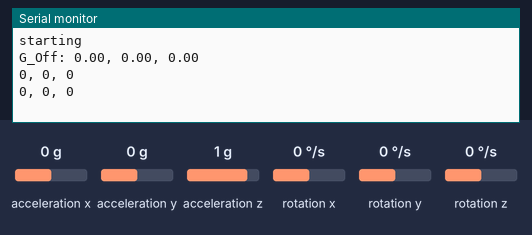
Bench run of a sketch on a simulated Arduino Uno, built with avr-gcc and run on an emulated ATmega328P. On the bench: the last lines printed to the serial monitor. Wiring (inferred from the names in the program): MPU-9250 motion sensor at I2C address 0x68. The inputs (shaded band) are chosen by the test bench; at power-on: rotation x 0 °/s, rotation y 0 °/s, rotation z 0 °/s, acceleration x 0 g, acceleration y 0 g, acceleration z 1 g.

Above: at 1.2 s.
1.3 s: rotation x set to -192 °/s
At 1.43 s:
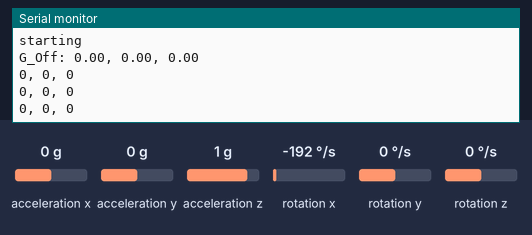
2.8 s: rotation y set to -192 °/s
At 2.84 s:
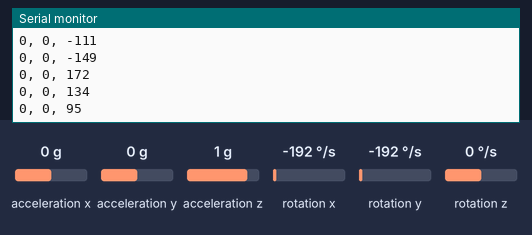
4.3 s: rotation z set to -192 °/s
At 4.44 s:
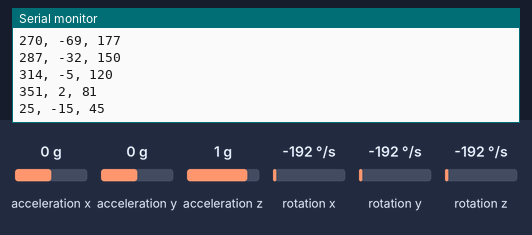
Timing chart, 0 to 7.3 s (numbered marks = the images above; inputs shaded):
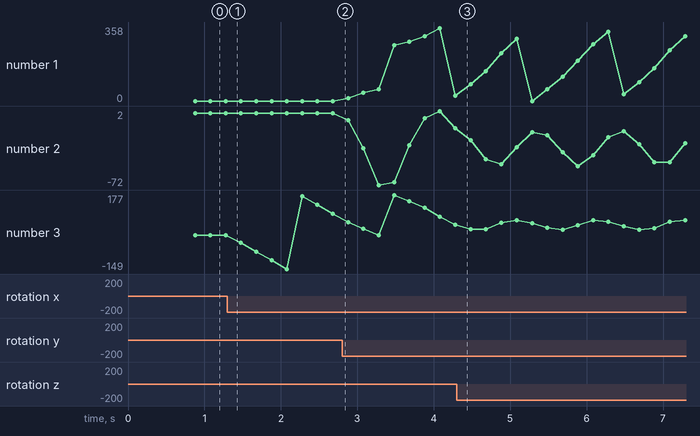

The sketch:

MPU6050_gyro_only.ino
```cpp
//
// MPU-6050 Mahony AHRS  S.J. Remington 3/2020
// This version ignores the accelerometer!  Gyro integration only, all angles are relative to start orientiation.
// 7/2020 added provision to recalibrate gyro upon startup. (variable cal_gyro)

#include "Wire.h"

// AD0 low = 0x68 (default for Sparkfun module)
// AD0 high = 0x69
int MPU_addr = 0x68;

int cal_gyro = 1;  //set to zero to use gyro calibration offsets below.

// vvvvvvvvvvvvvvvvvv  VERY VERY IMPORTANT vvvvvvvvvvvvvvvvvvvvvvvvvvvvv
//These are the previously determined offsets and scale factors for accelerometer and gyro for
// a particular example of an MPU-6050. They are not correct for other examples.
//The AHRS will NOT work well or at all if these are not correct

float A_cal[6] = {0.0, 0.0, 0.0, 1.000, 1.000, 1.000}; // 0..2 offset xyz, 3..5 scale xyz
float G_off[3] = { 0., 0., 0.}; //raw offsets, determined for gyro at rest
#define gscale ((250./32768.0)*(PI/180.0))  //gyro default 250 LSB per d/s -> rad/s

// ^^^^^^^^^^^^^^^^^^^ VERY VERY IMPORTANT ^^^^^^^^^^^^^^^^^^^^^^^^^^^^^^

// GLOBALLY DECLARED, required for Mahony filter
// vector to hold quaternion
float q[4] = {1.0, 0.0, 0.0, 0.0};

// Free parameters in the Mahony filter and fusion scheme,
// Kp for proportional feedback, Ki for integral
float Kp = 30.0;
float Ki = 0.0;

// Notes: with MPU-9250, angles start oscillating at Kp=40. Ki does not seem to help and is not required.
// with MPU-6050, some instability observed at Kp=100, Kp=30 works well

// char s[60]; //snprintf buffer, if needed for debug

// globals for AHRS loop timing
unsigned long now_ms, last_ms = 0; //millis() timers

// print interval
unsigned long print_ms = 200; //print angles every "print_ms" milliseconds
float yaw, pitch, roll; //Euler angle output

void setup() {

  Wire.begin();
  Serial.begin(115200);
  Serial.println("starting");

  // initialize sensor
  // defaults for gyro and accel sensitivity are 250 dps and +/- 2 g
  Wire.beginTransmission(MPU_addr);
  Wire.write(0x6B);  // PWR_MGMT_1 register
  Wire.write(0);     // set to zero (wakes up the MPU-6050)
  Wire.endTransmission(true);

}

// AHRS loop

void loop()
{
  static unsigned int i = 0; //loop counter
  static float deltat = 0;  //loop time in seconds
  static unsigned long now = 0, last = 0; //micros() timers
  static long gsum[3] = {0};
  //raw data
  int16_t ax, ay, az;
  int16_t gx, gy, gz;
  int16_t Tmp; //temperature

  //scaled data as vector
  float Axyz[3];
  float Gxyz[3];


  Wire.beginTransmission(MPU_addr);
  Wire.write(0x3B);  // starting with register 0x3B (ACCEL_XOUT_H)
  Wire.endTransmission(false);
  Wire.requestFrom(MPU_addr, 14); // request a total of 14 registers
  int t = Wire.read() << 8;
  ax = t | Wire.read(); // 0x3B (ACCEL_XOUT_H) & 0x3C (ACCEL_XOUT_L)
  t = Wire.read() << 8;
  ay = t | Wire.read(); // 0x3D (ACCEL_YOUT_H) & 0x3E (ACCEL_YOUT_L)
  t = Wire.read() << 8;
  az = t | Wire.read(); // 0x3F (ACCEL_ZOUT_H) & 0x40 (ACCEL_ZOUT_L)
  t = Wire.read() << 8;
  Tmp = t | Wire.read(); // 0x41 (TEMP_OUT_H) & 0x42 (TEMP_OUT_L)
  t = Wire.read() << 8;
  gx = t | Wire.read(); // 0x43 (GYRO_XOUT_H) & 0x44 (GYRO_XOUT_L)
  t = Wire.read() << 8;
  gy = t | Wire.read(); // 0x45 (GYRO_YOUT_H) & 0x46 (GYRO_YOUT_L)
  t = Wire.read() << 8;
  gz = t | Wire.read(); // 0x47 (GYRO_ZOUT_H) & 0x48 (GYRO_ZOUT_L)

  // calibrate gyro upon startup. SENSOR MUST BE HELD STILL (a few seconds)
  i++;
  if (cal_gyro) {

    gsum[0] += gx; gsum[1] += gy; gsum[2] += gz;
    if (i == 500) {
      cal_gyro = 0;  //turn off calibration and print results

      for (char k = 0; k < 3; k++) G_off[k] = ((float) gsum[k]) / 500.0;

      Serial.print("G_Off: ");
      Serial.print(G_off[0]);
      Serial.print(", ");
      Serial.print(G_off[1]);
      Serial.print(", ");
      Serial.print(G_off[2]);
      Serial.println();
    }
  }

  // normal AHRS calculations

  else {

    Gxyz[0] = ((float) gx - G_off[0]) * gscale; //250 LSB(d/s) default to radians/s
    Gxyz[1] = ((float) gy - G_off[1]) * gscale;
    Gxyz[2] = ((float) gz - G_off[2]) * gscale;

    now = micros();
    deltat = (now - last) * 1.0e-6; //seconds since last update
    last = now;

    Mahony_update(Axyz[0], Axyz[1], Axyz[2], Gxyz[0], Gxyz[1], Gxyz[2], deltat);

    now_ms = millis(); //time to calculate Euler angles and print?

    if (now_ms - last_ms >= print_ms) {
    last_ms = now_ms;

    // Compute Tait-Bryan angles. Strictly valid only for approximately level movement

    // In this coordinate system, the positive z-axis is down toward Earth.
    // Yaw is the angle between Sensor x-axis and Earth magnetic North
    // (or true North if corrected for local declination, looking down on the sensor
    // positive yaw is counterclockwise, which is not conventional for NED navigation.
    // Pitch is angle between sensor x-axis and Earth ground plane, toward the
    // Earth is positive, up toward the sky is negative. Roll is angle between
    // sensor y-axis and Earth ground plane, y-axis up is positive roll. These
    // arise from the definition of the homogeneous rotation matrix constructed
    // from quaternions. Tait-Bryan angles as well as Euler angles are
    // non-commutative; that is, the get the correct orientation the rotations
    // must be applied in the correct order which for this configuration is yaw,
    // pitch, and then roll.
    // http://en.wikipedia.org/wiki/Conversion_between_quaternions_and_Euler_angles
    // which has additional links.

      // WARNING: This angular conversion is for DEMONSTRATION PURPOSES ONLY. It WILL
      // MALFUNCTION for certain combinations of angles! See https://en.wikipedia.org/wiki/Gimbal_lock

    roll  = atan2((q[0] * q[1] + q[2] * q[3]), 0.5 - (q[1] * q[1] + q[2] * q[2]));
    pitch = asin(2.0 * (q[0] * q[2] - q[1] * q[3]));
    //conventional yaw increases clockwise from North. Not that the MPU-6050 knows where North is.
    yaw   = -atan2((q[1] * q[2] + q[0] * q[3]), 0.5 - ( q[2] * q[2] + q[3] * q[3]));
    // to degrees
    yaw   *= 180.0 / PI;
    if (yaw < 0) yaw += 360.0; //compass circle
    //ccrrect for local magnetic declination here
    pitch *= 180.0 / PI;
    roll *= 180.0 / PI;

      // print angles for serial plotter...
      //  Serial.print("ypr ");
      Serial.print(yaw, 0);
      Serial.print(", ");
      Serial.print(pitch, 0);
      Serial.print(", ");
      Serial.println(roll, 0);
    }
  }
}
//--------------------------------------------------------------------------------------------------
// Mahony scheme uses proportional and integral filtering on
// the error between estimated reference vector (gravity) and measured one.
// Madgwick's implementation of Mayhony's AHRS algorithm.
// See: http://www.x-io.co.uk/node/8#open_source_ahrs_and_imu_algorithms
//
// Date      Author      Notes
// 29/09/2011 SOH Madgwick    Initial release
// 02/10/2011 SOH Madgwick  Optimised for reduced CPU load
// 07/09/2020 SJR minor edits
//--------------------------------------------------------------------------------------------------
// IMU algorithm update

void Mahony_update(float ax, float ay, float az, float gx, float gy, float gz, float deltat) {
  float recipNorm;
  float vx, vy, vz;
  float ex, ey, ez;  //error terms
  float qa, qb, qc;
  static float ix = 0.0, iy = 0.0, iz = 0.0;  //integral feedback terms
  float tmp;

  // removed unused accelerometer terms

  // Integrate rate of change of quaternion, given by gyro term
  // rate of change = current orientation quaternion (qmult) gyro rate

  deltat = 0.5 * deltat;
  gx *= deltat;   // pre-multiply common factors
  gy *= deltat;
  gz *= deltat;
  qa = q[0];
  qb = q[1];
  qc = q[2];

  //add qmult*delta_t to current orientation
  q[0] += (-qb * gx - qc * gy - q[3] * gz);
  q[1] += (qa * gx + qc * gz - q[3] * gy);
  q[2] += (qa * gy - qb * gz + q[3] * gx);
  q[3] += (qa * gz + qb * gy - qc * gx);

  // Normalise quaternion
  recipNorm = 1.0 / sqrt(q[0] * q[0] + q[1] * q[1] + q[2] * q[2] + q[3] * q[3]);
  q[0] = q[0] * recipNorm;
  q[1] = q[1] * recipNorm;
  q[2] = q[2] * recipNorm;
  q[3] = q[3] * recipNorm;
}
```

Measured:
- plotted number 1: 0 → 25 after the input at 2.8 s, 25 → 335 after the input at 4.3 s
- plotted number 2: 0 → -15 after the input at 2.8 s, -15 → -24 after the input at 4.3 s
- plotted number 3: 0 → 95 after the input at 1.3 s, 95 → 45 after the input at 2.8 s, 45 → 60 after the input at 4.3 s
